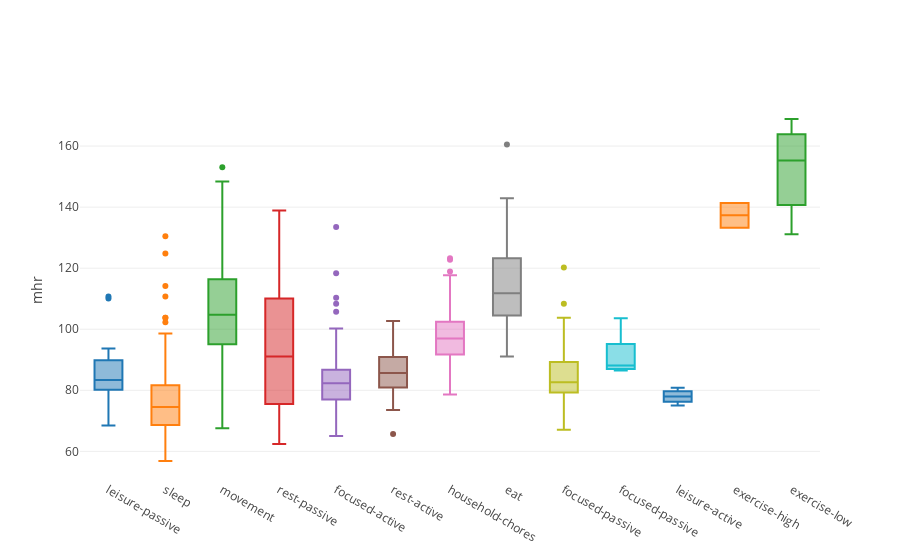
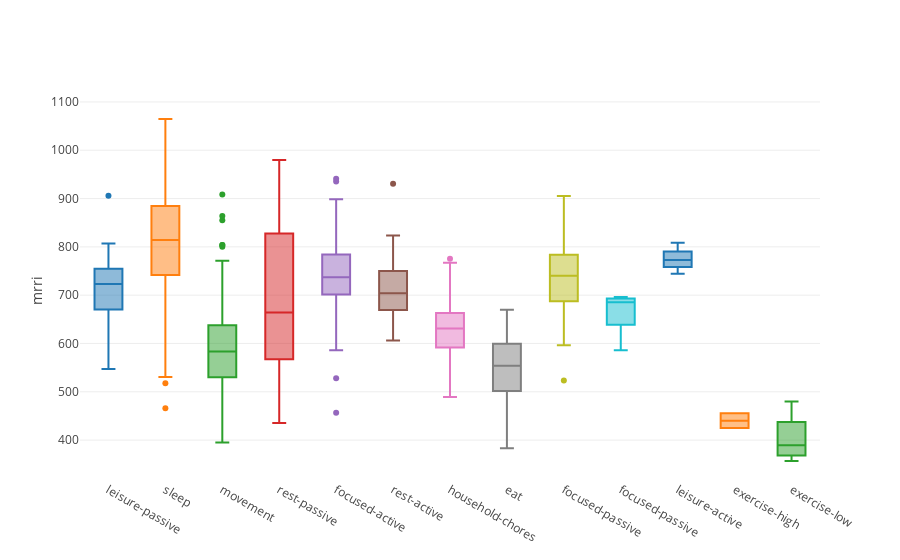
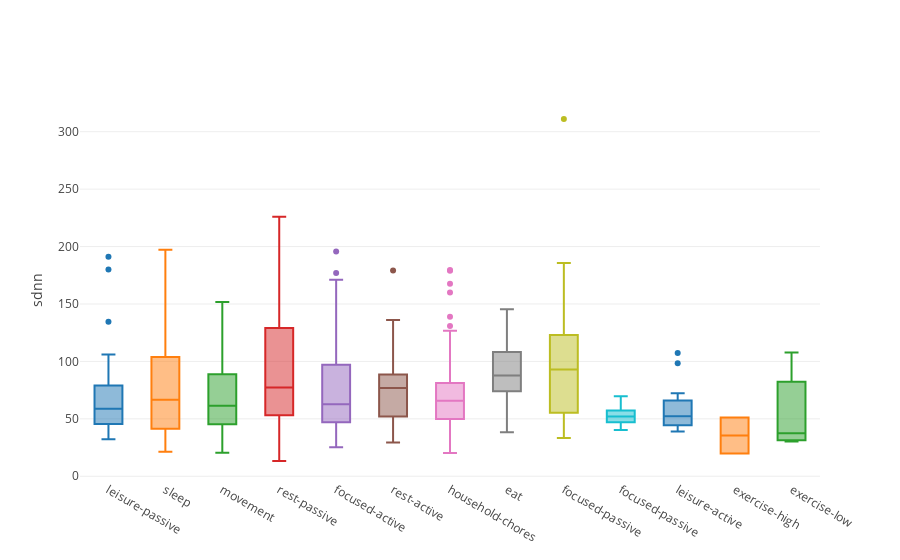
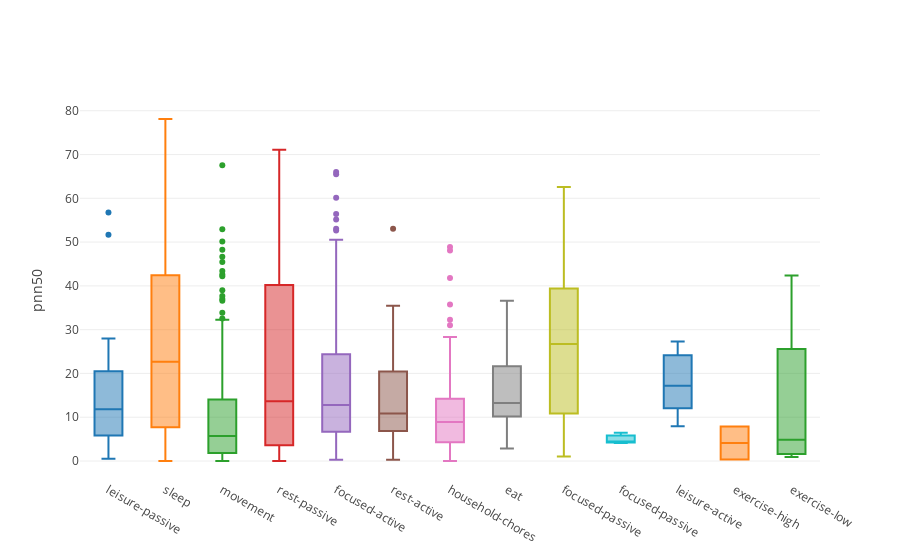

The cell these charts' notebook holds for them, in order:
### Code cell
for user in range(3):    
    dfu = df2[df2['user'] == user]
    print('---------------------------------------- ', user, ' ----------------------------------------')
    for feat in cl.features_all:
        dv.boxplot_compare(dfu, feat, groupby='activity', min_examples=2)
